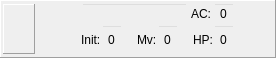
<?xml version="1.0" encoding="UTF-8"?>
<ui version="4.0">
 <class>CombatantWidgetCharacter</class>
 <widget class="CombatantWidget" name="CombatantWidgetCharacter">
  <property name="geometry">
   <rect>
    <x>0</x>
    <y>0</y>
    <width>276</width>
    <height>58</height>
   </rect>
  </property>
  <property name="sizePolicy">
   <sizepolicy hsizetype="Preferred" vsizetype="Preferred">
    <horstretch>0</horstretch>
    <verstretch>0</verstretch>
   </sizepolicy>
  </property>
  <property name="windowTitle">
   <string/>
  </property>
  <property name="styleSheet">
   <string notr="true">background-image: url(:/img/data/parchment.jpg);</string>
  </property>
  <property name="frameShape">
   <enum>QFrame::Panel</enum>
  </property>
  <property name="frameShadow">
   <enum>QFrame::Raised</enum>
  </property>
  <layout class="QHBoxLayout" name="horizontalLayout_5">
   <property name="spacing">
    <number>2</number>
   </property>
   <property name="leftMargin">
    <number>2</number>
   </property>
   <property name="topMargin">
    <number>2</number>
   </property>
   <property name="rightMargin">
    <number>2</number>
   </property>
   <property name="bottomMargin">
    <number>2</number>
   </property>
   <item>
    <widget class="QLabel" name="lblIcon">
     <property name="sizePolicy">
      <sizepolicy hsizetype="Fixed" vsizetype="Fixed">
       <horstretch>0</horstretch>
       <verstretch>0</verstretch>
      </sizepolicy>
     </property>
     <property name="minimumSize">
      <size>
       <width>32</width>
       <height>50</height>
      </size>
     </property>
     <property name="maximumSize">
      <size>
       <width>32</width>
       <height>50</height>
      </size>
     </property>
     <property name="styleSheet">
      <string notr="true">background-image: url();</string>
     </property>
     <property name="frameShape">
      <enum>QFrame::Panel</enum>
     </property>
     <property name="frameShadow">
      <enum>QFrame::Raised</enum>
     </property>
     <property name="text">
      <string/>
     </property>
     <property name="scaledContents">
      <bool>false</bool>
     </property>
     <property name="alignment">
      <set>Qt::AlignCenter</set>
     </property>
    </widget>
   </item>
   <item>
    <layout class="QVBoxLayout" name="verticalLayout">
     <property name="spacing">
      <number>0</number>
     </property>
     <item>
      <layout class="QHBoxLayout" name="horizontalLayout_3">
       <property name="spacing">
        <number>2</number>
       </property>
       <property name="leftMargin">
        <number>3</number>
       </property>
       <property name="rightMargin">
        <number>3</number>
       </property>
       <item>
        <widget class="QLabel" name="label_3">
         <property name="sizePolicy">
          <sizepolicy hsizetype="Fixed" vsizetype="Fixed">
           <horstretch>0</horstretch>
           <verstretch>0</verstretch>
          </sizepolicy>
         </property>
         <property name="minimumSize">
          <size>
           <width>20</width>
           <height>20</height>
          </size>
         </property>
         <property name="maximumSize">
          <size>
           <width>20</width>
           <height>20</height>
          </size>
         </property>
         <property name="baseSize">
          <size>
           <width>20</width>
           <height>20</height>
          </size>
         </property>
         <property name="toolTip">
          <string>Is this character visible?</string>
         </property>
         <property name="styleSheet">
          <string notr="true">background-image: url();</string>
         </property>
         <property name="text">
          <string/>
         </property>
         <property name="pixmap">
          <pixmap resource="resources.qrc">:/img/data/small_icon_eye.png</pixmap>
         </property>
         <property name="scaledContents">
          <bool>false</bool>
         </property>
         <property name="alignment">
          <set>Qt::AlignCenter</set>
         </property>
        </widget>
       </item>
       <item>
        <widget class="QCheckBox" name="chkVisible">
         <property name="sizePolicy">
          <sizepolicy hsizetype="Preferred" vsizetype="Fixed">
           <horstretch>0</horstretch>
           <verstretch>0</verstretch>
          </sizepolicy>
         </property>
         <property name="toolTip">
          <string>Is this character visible?</string>
         </property>
         <property name="styleSheet">
          <string notr="true">background-image: url();
background-color: rgba(0, 0, 0, 0);</string>
         </property>
         <property name="text">
          <string/>
         </property>
        </widget>
       </item>
      </layout>
     </item>
     <item>
      <layout class="QHBoxLayout" name="horizontalLayout_4">
       <property name="spacing">
        <number>2</number>
       </property>
       <property name="leftMargin">
        <number>3</number>
       </property>
       <property name="rightMargin">
        <number>3</number>
       </property>
       <item>
        <widget class="QLabel" name="label_4">
         <property name="sizePolicy">
          <sizepolicy hsizetype="Fixed" vsizetype="Fixed">
           <horstretch>0</horstretch>
           <verstretch>0</verstretch>
          </sizepolicy>
         </property>
         <property name="minimumSize">
          <size>
           <width>20</width>
           <height>20</height>
          </size>
         </property>
         <property name="maximumSize">
          <size>
           <width>20</width>
           <height>20</height>
          </size>
         </property>
         <property name="baseSize">
          <size>
           <width>20</width>
           <height>20</height>
          </size>
         </property>
         <property name="toolTip">
          <string>Is this character known?</string>
         </property>
         <property name="styleSheet">
          <string notr="true">background-image: url();</string>
         </property>
         <property name="text">
          <string/>
         </property>
         <property name="pixmap">
          <pixmap resource="resources.qrc">:/img/data/small_icon_secret.png</pixmap>
         </property>
         <property name="scaledContents">
          <bool>false</bool>
         </property>
         <property name="alignment">
          <set>Qt::AlignCenter</set>
         </property>
        </widget>
       </item>
       <item>
        <widget class="QCheckBox" name="chkKnown">
         <property name="sizePolicy">
          <sizepolicy hsizetype="Preferred" vsizetype="Fixed">
           <horstretch>0</horstretch>
           <verstretch>0</verstretch>
          </sizepolicy>
         </property>
         <property name="toolTip">
          <string>Is this character known?</string>
         </property>
         <property name="styleSheet">
          <string notr="true">background-image: url();
background-color: rgba(0, 0, 0, 0);</string>
         </property>
         <property name="text">
          <string/>
         </property>
        </widget>
       </item>
      </layout>
     </item>
    </layout>
   </item>
   <item>
    <layout class="QVBoxLayout" name="verticalLayout_2">
     <property name="spacing">
      <number>0</number>
     </property>
     <item>
      <layout class="QHBoxLayout" name="horizontalLayout_2" stretch="5,1,1">
       <property name="spacing">
        <number>2</number>
       </property>
       <item>
        <widget class="QLineEdit" name="edtName">
         <property name="sizePolicy">
          <sizepolicy hsizetype="Preferred" vsizetype="Fixed">
           <horstretch>0</horstretch>
           <verstretch>0</verstretch>
          </sizepolicy>
         </property>
         <property name="toolTip">
          <string>The character's name</string>
         </property>
         <property name="styleSheet">
          <string notr="true">background-image: url();
background-color: rgba(0, 0, 0, 0);</string>
         </property>
         <property name="readOnly">
          <bool>true</bool>
         </property>
        </widget>
       </item>
       <item>
        <widget class="QLabel" name="label_5">
         <property name="sizePolicy">
          <sizepolicy hsizetype="Preferred" vsizetype="Preferred">
           <horstretch>0</horstretch>
           <verstretch>0</verstretch>
          </sizepolicy>
         </property>
         <property name="toolTip">
          <string>The character's armor class</string>
         </property>
         <property name="styleSheet">
          <string notr="true">background-image: url();</string>
         </property>
         <property name="text">
          <string>AC:</string>
         </property>
         <property name="alignment">
          <set>Qt::AlignRight|Qt::AlignTrailing|Qt::AlignVCenter</set>
         </property>
        </widget>
       </item>
       <item>
        <widget class="QLineEdit" name="edtAC">
         <property name="sizePolicy">
          <sizepolicy hsizetype="Preferred" vsizetype="Fixed">
           <horstretch>0</horstretch>
           <verstretch>0</verstretch>
          </sizepolicy>
         </property>
         <property name="toolTip">
          <string>The character's armor class</string>
         </property>
         <property name="styleSheet">
          <string notr="true">background-image: url();
background-color: rgba(0, 0, 0, 0);</string>
         </property>
         <property name="text">
          <string>0</string>
         </property>
         <property name="alignment">
          <set>Qt::AlignCenter</set>
         </property>
         <property name="readOnly">
          <bool>true</bool>
         </property>
        </widget>
       </item>
      </layout>
     </item>
     <item>
      <layout class="QHBoxLayout" name="horizontalLayout" stretch="1,2,2,1,2,2,1,2">
       <property name="spacing">
        <number>0</number>
       </property>
       <item>
        <widget class="QLabel" name="label">
         <property name="sizePolicy">
          <sizepolicy hsizetype="Preferred" vsizetype="Fixed">
           <horstretch>0</horstretch>
           <verstretch>0</verstretch>
          </sizepolicy>
         </property>
         <property name="minimumSize">
          <size>
           <width>0</width>
           <height>22</height>
          </size>
         </property>
         <property name="maximumSize">
          <size>
           <width>16777215</width>
           <height>22</height>
          </size>
         </property>
         <property name="toolTip">
          <string>The character's initiative</string>
         </property>
         <property name="styleSheet">
          <string notr="true">background-image: url();</string>
         </property>
         <property name="text">
          <string>Init:</string>
         </property>
        </widget>
       </item>
       <item>
        <widget class="QLineEdit" name="edtInit">
         <property name="sizePolicy">
          <sizepolicy hsizetype="Preferred" vsizetype="Fixed">
           <horstretch>0</horstretch>
           <verstretch>0</verstretch>
          </sizepolicy>
         </property>
         <property name="minimumSize">
          <size>
           <width>0</width>
           <height>22</height>
          </size>
         </property>
         <property name="maximumSize">
          <size>
           <width>16777215</width>
           <height>30</height>
          </size>
         </property>
         <property name="toolTip">
          <string>The character's initiative</string>
         </property>
         <property name="styleSheet">
          <string notr="true">background-image: url();
background-color: rgba(0, 0, 0, 0);</string>
         </property>
         <property name="text">
          <string>0</string>
         </property>
         <property name="alignment">
          <set>Qt::AlignCenter</set>
         </property>
        </widget>
       </item>
       <item>
        <spacer name="horizontalSpacer_2">
         <property name="orientation">
          <enum>Qt::Horizontal</enum>
         </property>
         <property name="sizeType">
          <enum>QSizePolicy::MinimumExpanding</enum>
         </property>
         <property name="sizeHint" stdset="0">
          <size>
           <width>0</width>
           <height>5</height>
          </size>
         </property>
        </spacer>
       </item>
       <item>
        <widget class="QLabel" name="label_6">
         <property name="sizePolicy">
          <sizepolicy hsizetype="Preferred" vsizetype="Fixed">
           <horstretch>0</horstretch>
           <verstretch>0</verstretch>
          </sizepolicy>
         </property>
         <property name="minimumSize">
          <size>
           <width>0</width>
           <height>22</height>
          </size>
         </property>
         <property name="maximumSize">
          <size>
           <width>16777215</width>
           <height>22</height>
          </size>
         </property>
         <property name="toolTip">
          <string>The character's initiative</string>
         </property>
         <property name="styleSheet">
          <string notr="true">background-image: url();</string>
         </property>
         <property name="text">
          <string>Mv:</string>
         </property>
        </widget>
       </item>
       <item>
        <widget class="QLineEdit" name="edtMove">
         <property name="sizePolicy">
          <sizepolicy hsizetype="Preferred" vsizetype="Fixed">
           <horstretch>0</horstretch>
           <verstretch>0</verstretch>
          </sizepolicy>
         </property>
         <property name="minimumSize">
          <size>
           <width>0</width>
           <height>22</height>
          </size>
         </property>
         <property name="maximumSize">
          <size>
           <width>16777215</width>
           <height>30</height>
          </size>
         </property>
         <property name="toolTip">
          <string>The character's initiative</string>
         </property>
         <property name="styleSheet">
          <string notr="true">background-image: url();
background-color: rgba(0, 0, 0, 0);</string>
         </property>
         <property name="text">
          <string>0</string>
         </property>
         <property name="alignment">
          <set>Qt::AlignCenter</set>
         </property>
        </widget>
       </item>
       <item>
        <spacer name="horizontalSpacer">
         <property name="orientation">
          <enum>Qt::Horizontal</enum>
         </property>
         <property name="sizeType">
          <enum>QSizePolicy::MinimumExpanding</enum>
         </property>
         <property name="sizeHint" stdset="0">
          <size>
           <width>0</width>
           <height>5</height>
          </size>
         </property>
        </spacer>
       </item>
       <item>
        <widget class="QLabel" name="label_2">
         <property name="sizePolicy">
          <sizepolicy hsizetype="Preferred" vsizetype="Fixed">
           <horstretch>0</horstretch>
           <verstretch>0</verstretch>
          </sizepolicy>
         </property>
         <property name="minimumSize">
          <size>
           <width>0</width>
           <height>22</height>
          </size>
         </property>
         <property name="maximumSize">
          <size>
           <width>16777215</width>
           <height>22</height>
          </size>
         </property>
         <property name="toolTip">
          <string>The character's current hit points</string>
         </property>
         <property name="styleSheet">
          <string notr="true">background-image: url();</string>
         </property>
         <property name="text">
          <string>HP:</string>
         </property>
        </widget>
       </item>
       <item>
        <widget class="QLineEdit" name="edtHP">
         <property name="sizePolicy">
          <sizepolicy hsizetype="Preferred" vsizetype="Fixed">
           <horstretch>0</horstretch>
           <verstretch>0</verstretch>
          </sizepolicy>
         </property>
         <property name="minimumSize">
          <size>
           <width>0</width>
           <height>22</height>
          </size>
         </property>
         <property name="maximumSize">
          <size>
           <width>16777215</width>
           <height>30</height>
          </size>
         </property>
         <property name="toolTip">
          <string>The character's current hit points</string>
         </property>
         <property name="styleSheet">
          <string notr="true">background-image: url();
background-color: rgba(0, 0, 0, 0);</string>
         </property>
         <property name="text">
          <string>0</string>
         </property>
         <property name="alignment">
          <set>Qt::AlignCenter</set>
         </property>
        </widget>
       </item>
      </layout>
     </item>
    </layout>
   </item>
   <item>
    <widget class="QLabel" name="lblDone">
     <property name="sizePolicy">
      <sizepolicy hsizetype="Fixed" vsizetype="Fixed">
       <horstretch>0</horstretch>
       <verstretch>0</verstretch>
      </sizepolicy>
     </property>
     <property name="minimumSize">
      <size>
       <width>20</width>
       <height>20</height>
      </size>
     </property>
     <property name="maximumSize">
      <size>
       <width>20</width>
       <height>20</height>
      </size>
     </property>
     <property name="baseSize">
      <size>
       <width>20</width>
       <height>20</height>
      </size>
     </property>
     <property name="toolTip">
      <string>Did this character go yet?</string>
     </property>
     <property name="styleSheet">
      <string notr="true">background-image: url();</string>
     </property>
     <property name="text">
      <string/>
     </property>
     <property name="pixmap">
      <pixmap resource="resources.qrc">:/img/data/icon_contentbattle.png</pixmap>
     </property>
     <property name="scaledContents">
      <bool>true</bool>
     </property>
     <property name="alignment">
      <set>Qt::AlignCenter</set>
     </property>
    </widget>
   </item>
   <item>
    <widget class="QCheckBox" name="chkDone">
     <property name="toolTip">
      <string>Did this character go yet?</string>
     </property>
     <property name="styleSheet">
      <string notr="true">background-image: url();
background-color: rgba(0, 0, 0, 0);</string>
     </property>
     <property name="text">
      <string/>
     </property>
    </widget>
   </item>
  </layout>
 </widget>
 <customwidgets>
  <customwidget>
   <class>CombatantWidget</class>
   <extends>QFrame</extends>
   <header>combatantwidget.h</header>
   <container>1</container>
  </customwidget>
 </customwidgets>
 <resources>
  <include location="resources.qrc"/>
 </resources>
 <connections/>
</ui>
